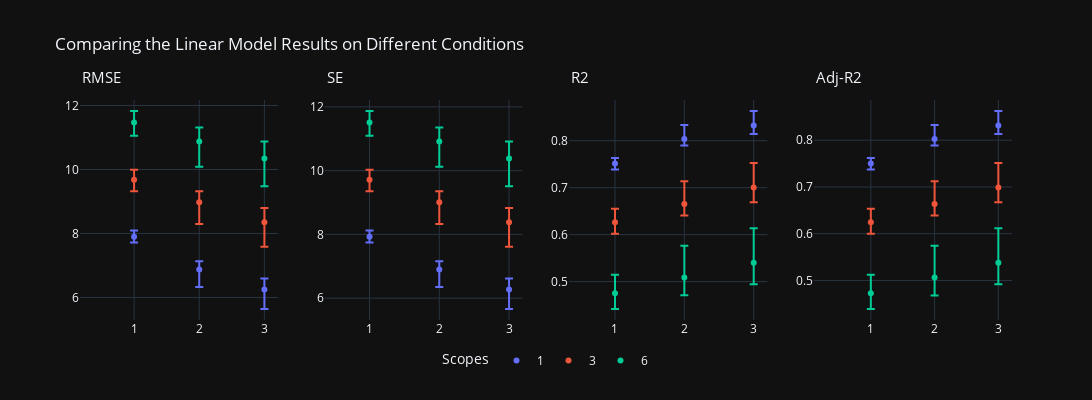

Here is the notebook cell this chart was saved with:
### Code cell
# removing the "HOUSE", "CSENT", "IMP"
PA1 = PredictiveAnalysis(df)
PA1.create_data(['UNEMP', 'LRIR'], 'SP500', ma=[1,2,3], fp=[1,2,3,4,5,6], poly_d=1)

# comparing model performance & backward elimination test
fig1_1, fig1_2, fig1_3, fig1_4 = PA1.model_learning([1, 3, 6], model='LinR')

horizon_plots(fig1_1, 'Linear Model').show()
fig1_2.show()
fig1_3.show()
fig1_4.show()

### Figure 1 — Plotly figure (JSON) as saved in the notebook; plotly's stock layout.template omitted (floating-point values rounded to 4 significant figures)
{"data": [{"error_y": {"array": [0.2005, 0.2567, 0.3439], "arrayminus": [0.1779, 0.5522, 0.6071]}, "hovertemplate": "SC=1<br>MA=%{x}<br>RMSE_mean=%{y}<extra></extra>", "legendgroup": "1", "marker": {"color": "#636efa", "symbol": "circle"}, "mode": "markers", "name": "1", "orientation": "v", "showlegend": true, "type": "scatter", "x": [1, 2, 3], "xaxis": "x", "y": [7.896, 6.877, 6.246], "yaxis": "y"}, {"error_y": {"array": [0.3121, 0.343, 0.4495], "arrayminus": [0.3593, 0.6831, 0.7619]}, "hovertemplate": "SC=3<br>MA=%{x}<br>RMSE_mean=%{y}<extra></extra>", "legendgroup": "3", "marker": {"color": "#EF553B", "symbol": "circle"}, "mode": "markers", "name": "3", "orientation": "v", "showlegend": true, "type": "scatter", "x": [1, 2, 3], "xaxis": "x", "y": [9.678, 8.976, 8.349], "yaxis": "y"}, {"error_y": {"array": [0.3602, 0.434, 0.5286], "arrayminus": [0.4158, 0.795, 0.8678]}, "hovertemplate": "SC=6<br>MA=%{x}<br>RMSE_mean=%{y}<extra></extra>", "legendgroup": "6", "marker": {"color": "#00cc96", "symbol": "circle"}, "mode": "markers", "name": "6", "orientation": "v", "showlegend": true, "type": "scatter", "x": [1, 2, 3], "xaxis": "x", "y": [11.47, 10.88, 10.34], "yaxis": "y"}, {"error_y": {"array": [0.2012, 0.2578, 0.3452], "arrayminus": [0.1784, 0.5543, 0.6095]}, "hovertemplate": "SC=1<br>MA=%{x}<br>SE_mean=%{y}<extra></extra>", "legendgroup": "1", "marker": {"color": "#636efa", "symbol": "circle"}, "mode": "markers", "name": "1", "orientation": "v", "showlegend": false, "type": "scatter", "x": [1, 2, 3], "xaxis": "x2", "y": [7.924, 6.902, 6.269], "yaxis": "y2"}, {"error_y": {"array": [0.3132, 0.3443, 0.4512], "arrayminus": [0.3604, 0.6858, 0.7649]}, "hovertemplate": "SC=3<br>MA=%{x}<br>SE_mean=%{y}<extra></extra>", "legendgroup": "3", "marker": {"color": "#EF553B", "symbol": "circle"}, "mode": "markers", "name": "3", "orientation": "v", "showlegend": false, "type": "scatter", "x": [1, 2, 3], "xaxis": "x2", "y": [9.713, 9.009, 8.38], "yaxis": "y2"}, {"error_y": {"array": [0.3615, 0.4358, 0.5307], "arrayminus": [0.4171, 0.7981, 0.8712]}, "hovertemplate": "SC=6<br>MA=%{x}<br>SE_mean=%{y}<extra></extra>", "legendgroup": "6", "marker": {"color": "#00cc96", "symbol": "circle"}, "mode": "markers", "name": "6", "orientation": "v", "showlegend": false, "type": "scatter", "x": [1, 2, 3], "xaxis": "x2", "y": [11.51, 10.92, 10.38], "yaxis": "y2"}, {"error_y": {"array": [0.01214, 0.02978, 0.03088], "arrayminus": [0.01279, 0.01409, 0.01802]}, "hovertemplate": "SC=1<br>MA=%{x}<br>R2_mean=%{y}<extra></extra>", "legendgroup": "1", "marker": {"color": "#636efa", "symbol": "circle"}, "mode": "markers", "name": "1", "orientation": "v", "showlegend": false, "type": "scatter", "x": [1, 2, 3], "xaxis": "x3", "y": [0.7512, 0.8036, 0.8323], "yaxis": "y3"}, {"error_y": {"array": [0.02891, 0.0481, 0.05183], "arrayminus": [0.02436, 0.02481, 0.03155]}, "hovertemplate": "SC=3<br>MA=%{x}<br>R2_mean=%{y}<extra></extra>", "legendgroup": "3", "marker": {"color": "#EF553B", "symbol": "circle"}, "mode": "markers", "name": "3", "orientation": "v", "showlegend": false, "type": "scatter", "x": [1, 2, 3], "xaxis": "x3", "y": [0.6261, 0.6654, 0.7004], "yaxis": "y3"}, {"error_y": {"array": [0.03968, 0.06786, 0.07324], "arrayminus": [0.03332, 0.03795, 0.04593]}, "hovertemplate": "SC=6<br>MA=%{x}<br>R2_mean=%{y}<extra></extra>", "legendgroup": "6", "marker": {"color": "#00cc96", "symbol": "circle"}, "mode": "markers", "name": "6", "orientation": "v", "showlegend": false, "type": "scatter", "x": [1, 2, 3], "xaxis": "x3", "y": [0.475, 0.5086, 0.5403], "yaxis": "y3"}, {"error_y": {"array": [0.01219, 0.02993, 0.03104], "arrayminus": [0.01285, 0.01417, 0.01811]}, "hovertemplate": "SC=1<br>MA=%{x}<br>Adj-R2_mean=%{y}<extra></extra>", "legendgroup": "1", "marker": {"color": "#636efa", "symbol": "circle"}, "mode": "markers", "name": "1", "orientation": "v", "showlegend": false, "type": "scatter", "x": [1, 2, 3], "xaxis": "x4", "y": [0.75, 0.8026, 0.8315], "yaxis": "y4"}, {"error_y": {"array": [0.02904, 0.04834, 0.0521], "arrayminus": [0.02447, 0.02493, 0.03171]}, "hovertemplate": "SC=3<br>MA=%{x}<br>Adj-R2_mean=%{y}<extra></extra>", "legendgroup": "3", "marker": {"color": "#EF553B", "symbol": "circle"}, "mode": "markers", "name": "3", "orientation": "v", "showlegend": false, "type": "scatter", "x": [1, 2, 3], "xaxis": "x4", "y": [0.6243, 0.6638, 0.699], "yaxis": "y4"}, {"error_y": {"array": [0.03986, 0.0682, 0.07362], "arrayminus": [0.03348, 0.03814, 0.04616]}, "hovertemplate": "SC=6<br>MA=%{x}<br>Adj-R2_mean=%{y}<extra></extra>", "legendgroup": "6", "marker": {"color": "#00cc96", "symbol": "circle"}, "mode": "markers", "name": "6", "orientation": "v", "showlegend": false, "type": "scatter", "x": [1, 2, 3], "xaxis": "x4", "y": [0.4725, 0.5062, 0.538], "yaxis": "y4"}], "layout": {"annotations": [{"font": {"size": 15}, "showarrow": false, "text": "RMSE", "x": 0.5, "xanchor": "center", "xref": "x", "y": 1.05, "yanchor": "bottom", "yref": "paper"}, {"font": {"size": 15}, "showarrow": false, "text": "SE", "x": 0.5, "xanchor": "center", "xref": "x2", "y": 1.05, "yanchor": "bottom", "yref": "paper"}, {"font": {"size": 15}, "showarrow": false, "text": "R2", "x": 0.5, "xanchor": "center", "xref": "x3", "y": 1.05, "yanchor": "bottom", "yref": "paper"}, {"font": {"size": 15}, "showarrow": false, "text": "Adj-R2", "x": 0.5, "xanchor": "center", "xref": "x4", "y": 1.05, "yanchor": "bottom", "yref": "paper"}], "height": 400, "legend": {"orientation": "h", "title": {"text": "Scopes"}, "x": 0.5, "xanchor": "center", "y": -0.25, "yanchor": "bottom"}, "title": {"text": "Comparing the Linear Model Results on Different Conditions"}, "width": 1200, "xaxis": {"anchor": "y", "domain": [0, 0.2125]}, "xaxis2": {"anchor": "y2", "domain": [0.2625, 0.475]}, "xaxis3": {"anchor": "y3", "domain": [0.525, 0.7375]}, "xaxis4": {"anchor": "y4", "domain": [0.7875, 1]}, "yaxis": {"anchor": "x", "domain": [0, 1]}, "yaxis2": {"anchor": "x2", "domain": [0, 1]}, "yaxis3": {"anchor": "x3", "domain": [0, 1]}, "yaxis4": {"anchor": "x4", "domain": [0, 1]}}}
